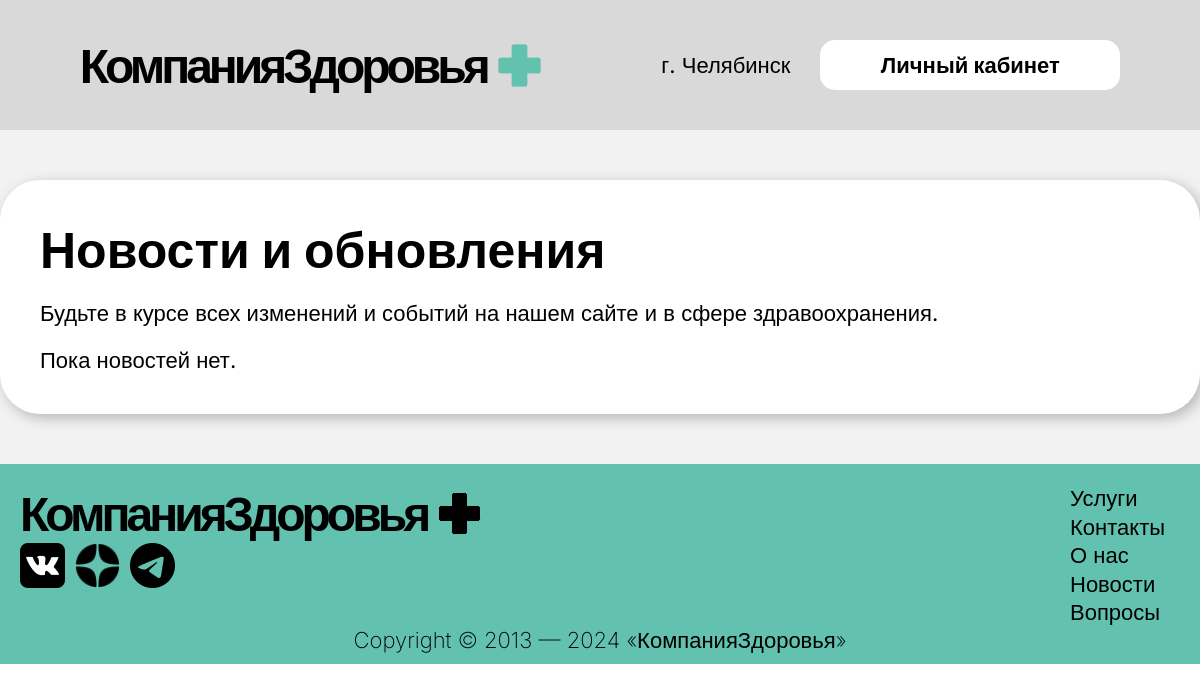
Before: /news/ with the older database file.
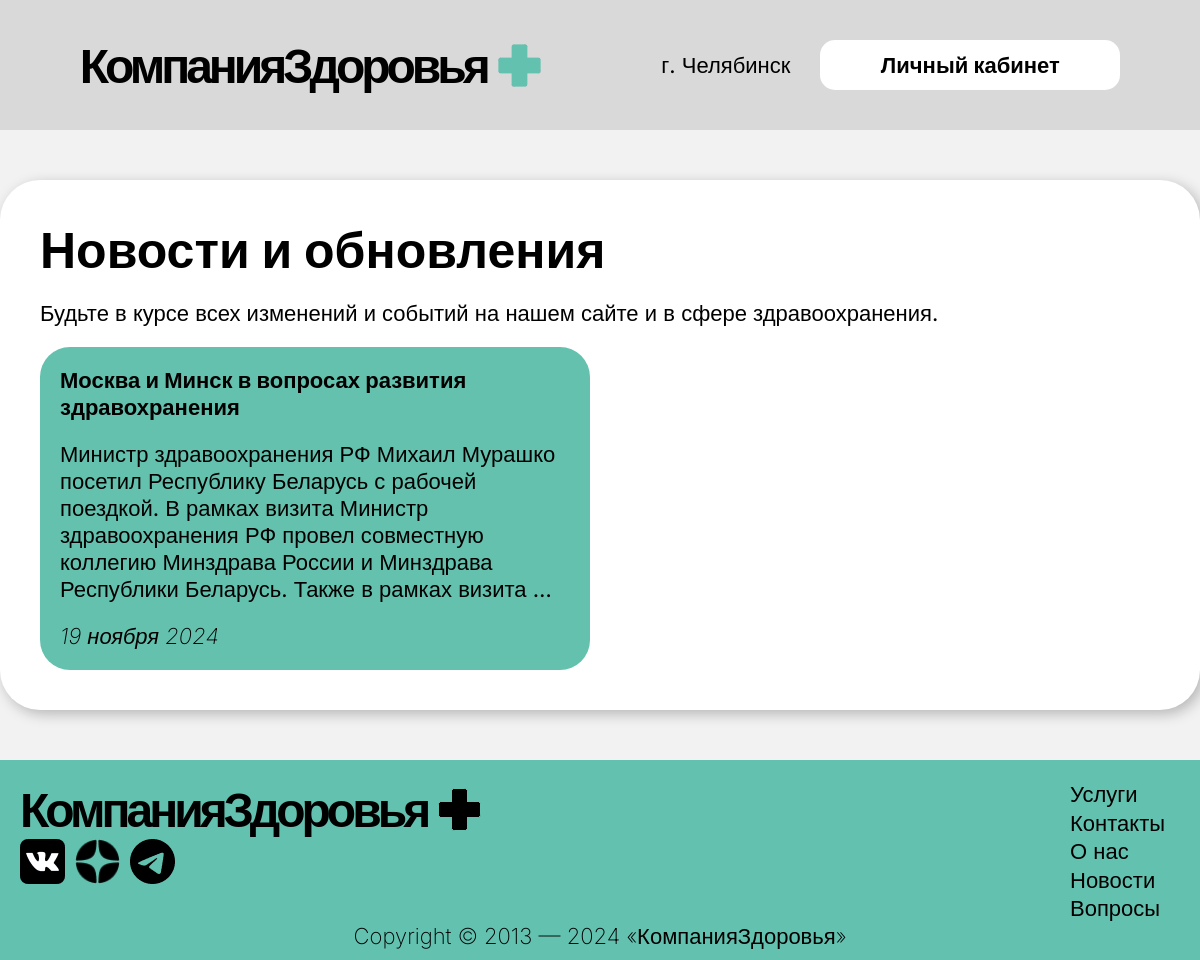
After: the same page with the newer database file.
### main/models.py (models this page shows, shortened)
class News(models.Model):
    title = models.CharField('Заголовок', max_length=60)
    text = models.TextField('Описание новости')
    date = models.CharField('Дата выпуска новости', max_length=30)

### main/views.py (the view)
# urls.py: path('news/', views.news_view, name='news'),
def news_view(request):
    news_list = News.objects.all().order_by('-date')
    patient_id = request.session.get('patient_id')
    patient = None
    if patient_id:
        try:
            patient = Patient.objects.get(id=patient_id)
        except Patient.DoesNotExist:
            patient = None
    return render(request, 'main/news.html', {
        'patient': patient,
        'news_list': news_list
    })

### main/templates/main/news.html (shortened to what this page needs)
<!DOCTYPE html>
<html lang="ru">
<head>
  {% load static %}
  <link rel="stylesheet" href="{% static '/css/main.css' %}">
</head>
  <body>
  {% include 'main/header.html' %}
  <main>
    <div class="conteiner-news">
      <h1>Новости и обновления</h1>
      <p>Будьте в курсе всех изменений и событий на нашем сайте и в сфере здравоохранения. </p>
      <div class="block-items">
        {% for news in news_list %}
          <div class="block-item">
            <h2>{{ news.title }}</h2>
            <p>{{ news.text|truncatewords:30 }}</p>
            <div class="meta-data">{{ news.date }}</div>
          </div>
        {% empty %}
          <p>Пока новостей нет.</p>
        {% endfor %}
      </div>
    </div>
  </main>
  {% include 'main/footer.html' %}
  </body>
</html>

Changed rows visible on the page:
added News: title "Москва и Минск в вопросах развития здравохранения", text "Министр здравоохранения РФ Михаил Мурашко посетил Республику Беларусь с рабочей поездкой. В рамках визита Министр здравоохранения РФ провел совместную коллегию Минздрава России и Минздрава Республики Беларусь. Также в рамках визита …", date "19 ноября 2024"
Other visible differences:
text no longer shown: "Пока новостей нет."
